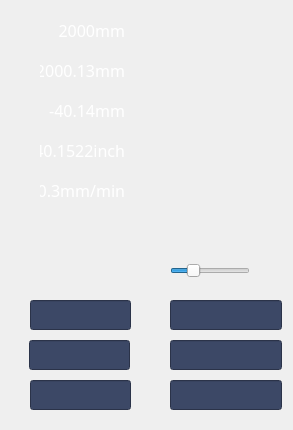
<?xml version="1.0" encoding="UTF-8"?>
<ui version="4.0">
 <class>widget3</class>
 <widget class="QWidget" name="widget3">
  <property name="geometry">
   <rect>
    <x>0</x>
    <y>0</y>
    <width>293</width>
    <height>430</height>
   </rect>
  </property>
  <property name="windowTitle">
   <string>Form</string>
  </property>
  <widget class="QFrame" name="frame">
   <property name="geometry">
    <rect>
     <x>0</x>
     <y>0</y>
     <width>293</width>
     <height>430</height>
    </rect>
   </property>
   <property name="frameShape">
    <enum>QFrame::NoFrame</enum>
   </property>
   <property name="frameShadow">
    <enum>QFrame::Plain</enum>
   </property>
   <property name="lineWidth">
    <number>0</number>
   </property>
   <widget class="QSlider" name="horizontalSlider">
    <property name="geometry">
     <rect>
      <x>170</x>
      <y>260</y>
      <width>80</width>
      <height>22</height>
     </rect>
    </property>
    <property name="font">
     <font>
      <family>AcadEref</family>
     </font>
    </property>
    <property name="maximum">
     <number>180</number>
    </property>
    <property name="value">
     <number>45</number>
    </property>
    <property name="orientation">
     <enum>Qt::Horizontal</enum>
    </property>
   </widget>
   <widget class="MyLineEdit" name="edit_4">
    <property name="geometry">
     <rect>
      <x>170</x>
      <y>340</y>
      <width>112</width>
      <height>30</height>
     </rect>
    </property>
    <property name="sizePolicy">
     <sizepolicy hsizetype="Ignored" vsizetype="Ignored">
      <horstretch>0</horstretch>
      <verstretch>0</verstretch>
     </sizepolicy>
    </property>
    <property name="font">
     <font>
      <family>微软雅黑</family>
      <pointsize>12</pointsize>
     </font>
    </property>
    <property name="styleSheet">
     <string notr="true">color: rgb(255, 255, 255);
background-color: rgb(60, 72, 102);</string>
    </property>
    <property name="alignment">
     <set>Qt::AlignRight|Qt::AlignTrailing|Qt::AlignVCenter</set>
    </property>
   </widget>
   <widget class="MyLineEdit" name="edit_3">
    <property name="geometry">
     <rect>
      <x>170</x>
      <y>300</y>
      <width>112</width>
      <height>30</height>
     </rect>
    </property>
    <property name="sizePolicy">
     <sizepolicy hsizetype="Ignored" vsizetype="Ignored">
      <horstretch>0</horstretch>
      <verstretch>0</verstretch>
     </sizepolicy>
    </property>
    <property name="font">
     <font>
      <family>微软雅黑</family>
      <pointsize>12</pointsize>
     </font>
    </property>
    <property name="styleSheet">
     <string notr="true">color: rgb(255, 255, 255);
background-color: rgb(60, 72, 102);</string>
    </property>
    <property name="alignment">
     <set>Qt::AlignRight|Qt::AlignTrailing|Qt::AlignVCenter</set>
    </property>
   </widget>
   <widget class="MyLineEdit" name="edit_5">
    <property name="geometry">
     <rect>
      <x>170</x>
      <y>380</y>
      <width>112</width>
      <height>30</height>
     </rect>
    </property>
    <property name="sizePolicy">
     <sizepolicy hsizetype="Ignored" vsizetype="Ignored">
      <horstretch>0</horstretch>
      <verstretch>0</verstretch>
     </sizepolicy>
    </property>
    <property name="font">
     <font>
      <family>微软雅黑</family>
      <pointsize>12</pointsize>
     </font>
    </property>
    <property name="styleSheet">
     <string notr="true">color: rgb(255, 255, 255);
background-color: rgb(60, 72, 102);</string>
    </property>
    <property name="alignment">
     <set>Qt::AlignRight|Qt::AlignTrailing|Qt::AlignVCenter</set>
    </property>
   </widget>
   <widget class="MyLineEdit" name="edit_0">
    <property name="geometry">
     <rect>
      <x>30</x>
      <y>300</y>
      <width>101</width>
      <height>30</height>
     </rect>
    </property>
    <property name="sizePolicy">
     <sizepolicy hsizetype="Ignored" vsizetype="Ignored">
      <horstretch>0</horstretch>
      <verstretch>0</verstretch>
     </sizepolicy>
    </property>
    <property name="font">
     <font>
      <family>AcadEref</family>
      <pointsize>12</pointsize>
     </font>
    </property>
    <property name="styleSheet">
     <string notr="true">color: rgb(255, 255, 255);
background-color: rgb(60, 72, 102);</string>
    </property>
    <property name="alignment">
     <set>Qt::AlignRight|Qt::AlignTrailing|Qt::AlignVCenter</set>
    </property>
   </widget>
   <widget class="MyLineEdit" name="edit_1">
    <property name="geometry">
     <rect>
      <x>29</x>
      <y>340</y>
      <width>101</width>
      <height>30</height>
     </rect>
    </property>
    <property name="sizePolicy">
     <sizepolicy hsizetype="Ignored" vsizetype="Ignored">
      <horstretch>0</horstretch>
      <verstretch>0</verstretch>
     </sizepolicy>
    </property>
    <property name="font">
     <font>
      <family>微软雅黑</family>
      <pointsize>12</pointsize>
     </font>
    </property>
    <property name="styleSheet">
     <string notr="true">color: rgb(255, 255, 255);
background-color: rgb(60, 72, 102);</string>
    </property>
    <property name="alignment">
     <set>Qt::AlignRight|Qt::AlignTrailing|Qt::AlignVCenter</set>
    </property>
   </widget>
   <widget class="QLabel" name="zhuzhou">
    <property name="geometry">
     <rect>
      <x>40</x>
      <y>20</y>
      <width>85</width>
      <height>20</height>
     </rect>
    </property>
    <property name="font">
     <font>
      <family>微软雅黑</family>
      <pointsize>12</pointsize>
     </font>
    </property>
    <property name="styleSheet">
     <string notr="true">color: rgb(255, 255, 255);</string>
    </property>
    <property name="text">
     <string>2000mm</string>
    </property>
    <property name="alignment">
     <set>Qt::AlignRight|Qt::AlignTrailing|Qt::AlignVCenter</set>
    </property>
   </widget>
   <widget class="QLabel" name="pos_x0">
    <property name="geometry">
     <rect>
      <x>40</x>
      <y>60</y>
      <width>85</width>
      <height>20</height>
     </rect>
    </property>
    <property name="font">
     <font>
      <family>微软雅黑</family>
      <pointsize>12</pointsize>
     </font>
    </property>
    <property name="styleSheet">
     <string notr="true">color: rgb(255, 255, 255);</string>
    </property>
    <property name="text">
     <string>-2000.13mm</string>
    </property>
    <property name="alignment">
     <set>Qt::AlignRight|Qt::AlignTrailing|Qt::AlignVCenter</set>
    </property>
   </widget>
   <widget class="QLabel" name="pos_z0">
    <property name="geometry">
     <rect>
      <x>40</x>
      <y>100</y>
      <width>85</width>
      <height>20</height>
     </rect>
    </property>
    <property name="font">
     <font>
      <family>微软雅黑</family>
      <pointsize>12</pointsize>
     </font>
    </property>
    <property name="styleSheet">
     <string notr="true">color: rgb(255, 255, 255);</string>
    </property>
    <property name="text">
     <string>-40.14mm</string>
    </property>
    <property name="alignment">
     <set>Qt::AlignRight|Qt::AlignTrailing|Qt::AlignVCenter</set>
    </property>
   </widget>
   <widget class="QLabel" name="pos_z1">
    <property name="geometry">
     <rect>
      <x>40</x>
      <y>140</y>
      <width>85</width>
      <height>20</height>
     </rect>
    </property>
    <property name="font">
     <font>
      <family>微软雅黑</family>
      <pointsize>12</pointsize>
     </font>
    </property>
    <property name="styleSheet">
     <string notr="true">color: rgb(255, 255, 255);</string>
    </property>
    <property name="text">
     <string>-40.1522inch</string>
    </property>
    <property name="alignment">
     <set>Qt::AlignRight|Qt::AlignTrailing|Qt::AlignVCenter</set>
    </property>
   </widget>
   <widget class="QLabel" name="speed">
    <property name="geometry">
     <rect>
      <x>40</x>
      <y>180</y>
      <width>85</width>
      <height>20</height>
     </rect>
    </property>
    <property name="font">
     <font>
      <family>微软雅黑</family>
      <pointsize>12</pointsize>
     </font>
    </property>
    <property name="styleSheet">
     <string notr="true">color: rgb(255, 255, 255);</string>
    </property>
    <property name="text">
     <string>0.3mm/min</string>
    </property>
    <property name="alignment">
     <set>Qt::AlignRight|Qt::AlignTrailing|Qt::AlignVCenter</set>
    </property>
   </widget>
   <widget class="QLabel" name="label_0">
    <property name="geometry">
     <rect>
      <x>0</x>
      <y>304</y>
      <width>31</width>
      <height>20</height>
     </rect>
    </property>
    <property name="font">
     <font>
      <family>微软雅黑</family>
      <pointsize>12</pointsize>
     </font>
    </property>
    <property name="styleSheet">
     <string notr="true">color: rgb(255, 255, 255);</string>
    </property>
    <property name="text">
     <string/>
    </property>
    <property name="alignment">
     <set>Qt::AlignRight|Qt::AlignTrailing|Qt::AlignVCenter</set>
    </property>
   </widget>
   <widget class="QLabel" name="label_1">
    <property name="geometry">
     <rect>
      <x>0</x>
      <y>340</y>
      <width>31</width>
      <height>20</height>
     </rect>
    </property>
    <property name="font">
     <font>
      <family>微软雅黑</family>
      <pointsize>12</pointsize>
     </font>
    </property>
    <property name="styleSheet">
     <string notr="true">color: rgb(255, 255, 255);</string>
    </property>
    <property name="text">
     <string/>
    </property>
    <property name="alignment">
     <set>Qt::AlignRight|Qt::AlignTrailing|Qt::AlignVCenter</set>
    </property>
   </widget>
   <widget class="QLabel" name="label_2">
    <property name="geometry">
     <rect>
      <x>0</x>
      <y>390</y>
      <width>31</width>
      <height>20</height>
     </rect>
    </property>
    <property name="font">
     <font>
      <family>微软雅黑</family>
      <pointsize>12</pointsize>
     </font>
    </property>
    <property name="styleSheet">
     <string notr="true">color: rgb(255, 255, 255);</string>
    </property>
    <property name="text">
     <string/>
    </property>
    <property name="alignment">
     <set>Qt::AlignRight|Qt::AlignTrailing|Qt::AlignVCenter</set>
    </property>
   </widget>
   <widget class="QLabel" name="label_3">
    <property name="geometry">
     <rect>
      <x>140</x>
      <y>300</y>
      <width>31</width>
      <height>20</height>
     </rect>
    </property>
    <property name="font">
     <font>
      <family>微软雅黑</family>
      <pointsize>12</pointsize>
     </font>
    </property>
    <property name="styleSheet">
     <string notr="true">color: rgb(255, 255, 255);</string>
    </property>
    <property name="text">
     <string/>
    </property>
    <property name="alignment">
     <set>Qt::AlignRight|Qt::AlignTrailing|Qt::AlignVCenter</set>
    </property>
   </widget>
   <widget class="QLabel" name="label_4">
    <property name="geometry">
     <rect>
      <x>130</x>
      <y>340</y>
      <width>31</width>
      <height>20</height>
     </rect>
    </property>
    <property name="font">
     <font>
      <family>微软雅黑</family>
      <pointsize>12</pointsize>
     </font>
    </property>
    <property name="styleSheet">
     <string notr="true">color: rgb(255, 255, 255);</string>
    </property>
    <property name="text">
     <string/>
    </property>
    <property name="alignment">
     <set>Qt::AlignRight|Qt::AlignTrailing|Qt::AlignVCenter</set>
    </property>
   </widget>
   <widget class="QLabel" name="label_5">
    <property name="geometry">
     <rect>
      <x>130</x>
      <y>390</y>
      <width>31</width>
      <height>20</height>
     </rect>
    </property>
    <property name="font">
     <font>
      <family>微软雅黑</family>
      <pointsize>12</pointsize>
     </font>
    </property>
    <property name="styleSheet">
     <string notr="true">color: rgb(255, 255, 255);</string>
    </property>
    <property name="text">
     <string/>
    </property>
    <property name="alignment">
     <set>Qt::AlignRight|Qt::AlignTrailing|Qt::AlignVCenter</set>
    </property>
   </widget>
   <widget class="MyLineEdit" name="edit_2">
    <property name="geometry">
     <rect>
      <x>30</x>
      <y>380</y>
      <width>101</width>
      <height>30</height>
     </rect>
    </property>
    <property name="sizePolicy">
     <sizepolicy hsizetype="Ignored" vsizetype="Ignored">
      <horstretch>0</horstretch>
      <verstretch>0</verstretch>
     </sizepolicy>
    </property>
    <property name="font">
     <font>
      <family>微软雅黑</family>
      <pointsize>12</pointsize>
     </font>
    </property>
    <property name="styleSheet">
     <string notr="true">color: rgb(255, 255, 255);
background-color: rgb(60, 72, 102);</string>
    </property>
    <property name="alignment">
     <set>Qt::AlignRight|Qt::AlignTrailing|Qt::AlignVCenter</set>
    </property>
   </widget>
   <zorder>horizontalSlider</zorder>
   <zorder>edit_4</zorder>
   <zorder>edit_5</zorder>
   <zorder>edit_0</zorder>
   <zorder>edit_1</zorder>
   <zorder>edit_3</zorder>
   <zorder>zhuzhou</zorder>
   <zorder>pos_x0</zorder>
   <zorder>pos_z0</zorder>
   <zorder>pos_z1</zorder>
   <zorder>speed</zorder>
   <zorder>label_0</zorder>
   <zorder>label_1</zorder>
   <zorder>label_2</zorder>
   <zorder>label_3</zorder>
   <zorder>label_4</zorder>
   <zorder>label_5</zorder>
   <zorder>edit_2</zorder>
  </widget>
 </widget>
 <customwidgets>
  <customwidget>
   <class>MyLineEdit</class>
   <extends>QLineEdit</extends>
   <header>mylineedit.h</header>
  </customwidget>
 </customwidgets>
 <resources/>
 <connections/>
</ui>
